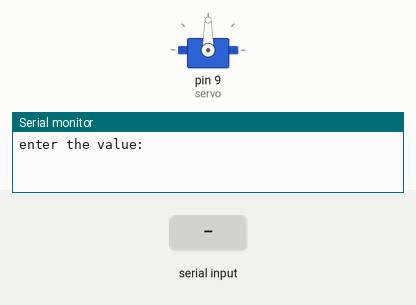
Bench run of a sketch on a simulated Arduino Uno, built with avr-gcc and run on an emulated ATmega328P. Shown: servo, the last lines printed to the serial monitor. Inputs (shaded band) come from the test bench.

Above: at 1.2 s.
1.3 s: "30,150\n" received over Serial
At 3.3 s:
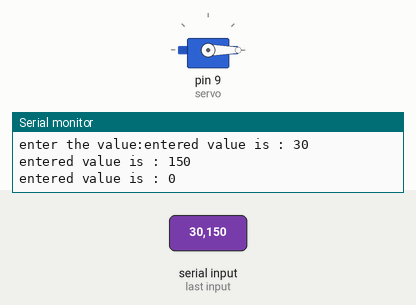
3.8 s: "90,45\n" received over Serial
At 4.4 s:
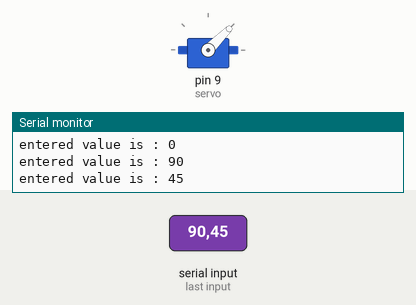
6.3 s: "200\n" received over Serial
At 7.1 s:
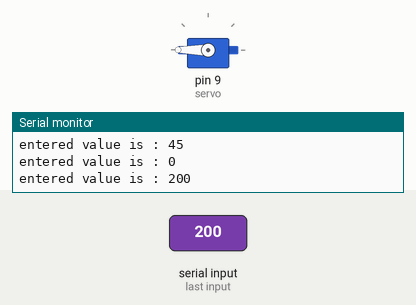
Timing chart, 0 to 9.3 s (numbered marks = the images above; inputs shaded):
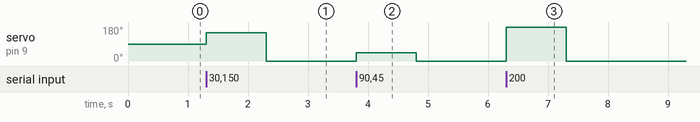

The sketch:

servo_trial.ino
```cpp
#include<Servo.h>
Servo servo;
void setup() {
  // put your setup code here, to run once:
servo.attach(9);
Serial.begin(9600);
Serial.print("enter the value:");
}

void loop() {
  int x=10;
  // put your main code here, to run repeatedly:
while(Serial.available()==0)
{
}
x=Serial.parseInt();
Serial.print("entered value is : ");
Serial.println(x);
servo.write(x);
}
```

Measured:
- after the input at 1.3 s, servo on pin 9 (servo): 90° → 150° at once, → 0° 1.0 s later
- after the input at 3.8 s, servo on pin 9 (servo): 0° → 45° at once, → 0° 1.0 s later
- after the input at 6.3 s, servo on pin 9 (servo): 0° → 180° at once, → 0° 1.0 s later
